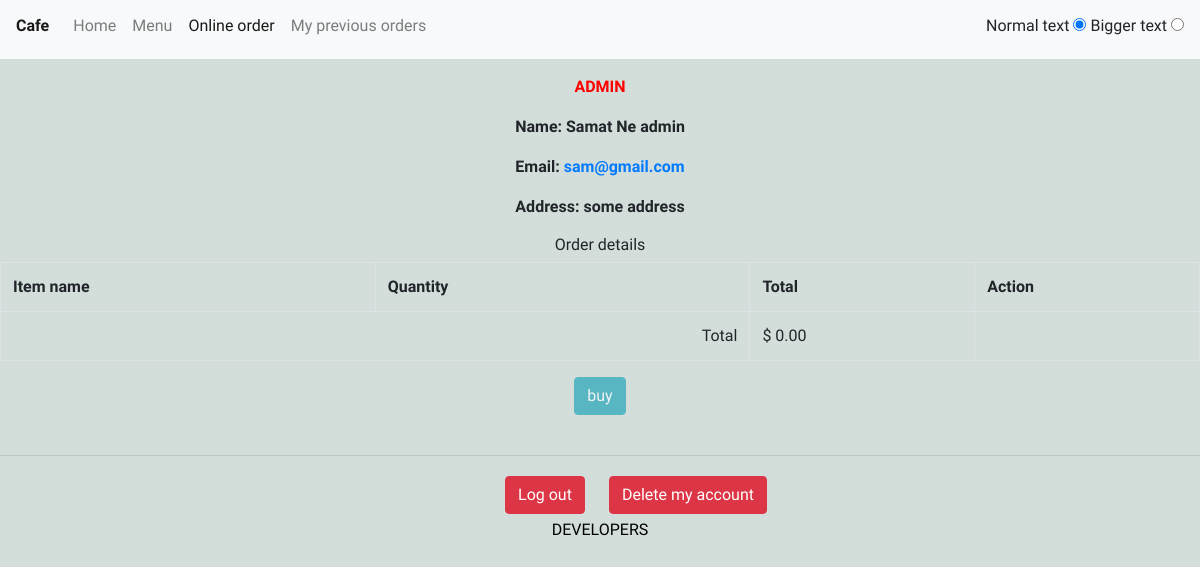
/cart.php (signed in), run on the app's committed database.
### tables this page shows
CREATE TABLE `users` (
  `user_id` int(11) NOT NULL,
  `user_name` varchar(30) NOT NULL,
  `user_pass` varchar(30) NOT NULL,
  `user_email` varchar(30) NOT NULL,
  `user_address` varchar(30) NOT NULL,
  `user_type_id` int(11) NOT NULL
);

### classes/VHOD.php (called while the page is built, shortened)
<?php
class VHOD
{
    private $user_email = " ";
    private $user_pass = " ";
    public function __construct($user_email, $user_pass)
    {
        $this->user_email = $user_email;
        $this->user_pass = $user_pass;
    }
    public function getID($conn)
    {
            $query_id = "SELECT user_id FROM users WHERE user_email LIKE ? AND user_pass LIKE ?";
            $statement = $conn->prepare($query_id);
            $statement->bind_param("ss",$this->user_email, $this->user_pass);
            $statement->execute();
            $result = $statement->get_result();
            $row = $result->fetch_assoc();
            if ($row['user_id'] != null){
                return $row['user_id'];
            }
            return null;
    }
}

### classes/Admin.php (the view, shortened to what this page needs)
<?php
class Admin extends VHOD{
        ?>
        <?php
    public function showInfo($conn)
    {
        $user = $this->getID($conn);
        $user_info = "SELECT * FROM users WHERE user_id = ?";
        $stmt = $conn->prepare($user_info);
        $stmt->bind_param("s",$user);
        $stmt->execute();
        $result = $stmt->get_result();
        $row = $result->fetch_assoc();
        if ($row != null){
            print "<div style='justify-content: center; font-weight: bold;'>
                    <p style='text-align: center; color: red; font-size: xx-large; font-weight: bolder;'> ADMIN </p>
                    <p style='text-align: center'> Name: ".$row['user_name']."</p>
                    <p style='text-align: center'> Email: <a href='mailto:".$row['user_email']."' > ".$row['user_email']." </a></p>
                    <p style='text-align: center'> Address: ".$row['user_address'] ."</p>
                    </div>";
        }
    }
}

### styles/css.css (style rules this page uses)
body { background-color:rgb(211, 221, 218); font-family: 'Quicksand', sans-serif; }

### data on the page
users: user_name "Samat Ne admin", user_email "sam@gmail.com", user_address "some address"

### other printed values
$total "0.00"
